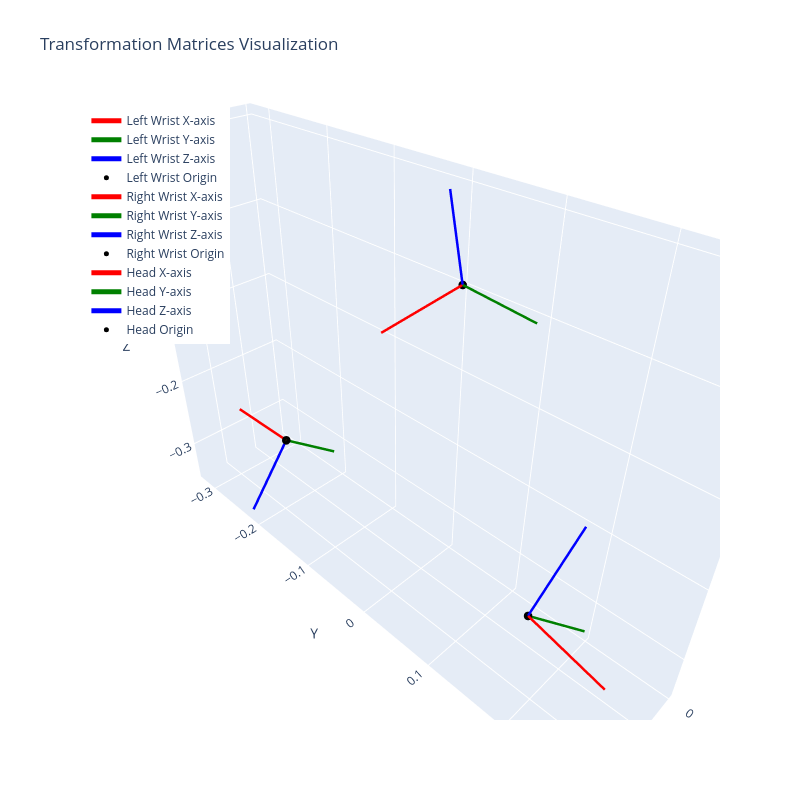

Notebook code for this chart:
### Code cell
import plotly

# Make a plotly figure of transformation matrices
import plotly.graph_objects as go
import numpy as np

# Function to create coordinate frame visualization from transformation matrix
def plot_coordinate_frame(fig, matrix, name, scale=0.1, line_width=5):
    # Extract origin (translation) from the matrix
    origin = matrix[0:3, 3]
    
    # Extract rotation axes (each column of the rotation matrix)
    x_axis = matrix[0:3, 0] * scale
    y_axis = matrix[0:3, 1] * scale
    z_axis = matrix[0:3, 2] * scale
    
    # Add lines for each axis
    # X-axis (red)
    fig.add_trace(go.Scatter3d(
        x=[origin[0], origin[0] + x_axis[0]],
        y=[origin[1], origin[1] + x_axis[1]],
        z=[origin[2], origin[2] + x_axis[2]],
        mode='lines',
        line=dict(color='red', width=line_width),
        name=f"{name} X-axis"
    ))
    
    # Y-axis (green)
    fig.add_trace(go.Scatter3d(
        x=[origin[0], origin[0] + y_axis[0]],
        y=[origin[1], origin[1] + y_axis[1]],
        z=[origin[2], origin[2] + y_axis[2]],
        mode='lines',
        line=dict(color='green', width=line_width),
        name=f"{name} Y-axis"
    ))
    
    # Z-axis (blue)
    fig.add_trace(go.Scatter3d(
        x=[origin[0], origin[0] + z_axis[0]],
        y=[origin[1], origin[1] + z_axis[1]],
        z=[origin[2], origin[2] + z_axis[2]],
        mode='lines',
        line=dict(color='blue', width=line_width),
        name=f"{name} Z-axis"
    ))
    
    # Add a marker for the origin
    fig.add_trace(go.Scatter3d(
        x=[origin[0]],
        y=[origin[1]],
        z=[origin[2]],
        mode='markers',
        marker=dict(color='black', size=5),
        name=f"{name} Origin"
    ))

# Create a 3D figure
fig = go.Figure()

# Plot coordinate frames for each transformation matrix
plot_coordinate_frame(fig, action_dict['left_wrist_mat'], "Left Wrist")
plot_coordinate_frame(fig, action_dict['right_wrist_mat'], "Right Wrist")
plot_coordinate_frame(fig, action_dict['head_mat'], "Head")

# Set layout
fig.update_layout(
    title="Transformation Matrices Visualization",
    scene=dict(
        xaxis_title="X",
        yaxis_title="Y",
        zaxis_title="Z",
        aspectmode='data'
    ),
    width=800,
    height=800,
    legend=dict(
        yanchor="top",
        y=0.99,
        xanchor="left",
        x=0.01
    )
)

fig.show()

### Figure 1 — Plotly figure (JSON) as saved in the notebook; plotly's stock layout.template omitted (floating-point values rounded to 4 significant figures)
{"data": [{"line": {"color": "red", "width": 5}, "mode": "lines", "name": "Left Wrist X-axis", "type": "scatter3d", "x": [0.1019, 0.1261], "y": [0.1851, 0.2816], "z": [-0.2408, -0.2303]}, {"line": {"color": "green", "width": 5}, "mode": "lines", "name": "Left Wrist Y-axis", "type": "scatter3d", "x": [0.1019, 0.02982], "y": [0.1851, 0.2103], "z": [-0.2408, -0.3054]}, {"line": {"color": "blue", "width": 5}, "mode": "lines", "name": "Left Wrist Z-axis", "type": "scatter3d", "x": [0.1019, 0.03695], "y": [0.1851, 0.1932], "z": [-0.2408, -0.1652]}, {"marker": {"color": "black", "size": 5}, "mode": "markers", "name": "Left Wrist Origin", "type": "scatter3d", "x": [0.1019], "y": [0.1851], "z": [-0.2408]}, {"line": {"color": "red", "width": 5}, "mode": "lines", "name": "Right Wrist X-axis", "type": "scatter3d", "x": [0.07626, 0.07786], "y": [-0.2163, -0.3163], "z": [-0.2662, -0.2665]}, {"line": {"color": "green", "width": 5}, "mode": "lines", "name": "Right Wrist Y-axis", "type": "scatter3d", "x": [0.07626, -0.001685], "y": [-0.2163, -0.2173], "z": [-0.2662, -0.3288]}, {"line": {"color": "blue", "width": 5}, "mode": "lines", "name": "Right Wrist Z-axis", "type": "scatter3d", "x": [0.07626, 0.1389], "y": [-0.2163, -0.215], "z": [-0.2662, -0.3442]}, {"marker": {"color": "black", "size": 5}, "mode": "markers", "name": "Right Wrist Origin", "type": "scatter3d", "x": [0.07626], "y": [-0.2163], "z": [-0.2662]}, {"line": {"color": "red", "width": 5}, "mode": "lines", "name": "Head X-axis", "type": "scatter3d", "x": [0, 0.09711], "y": [0, -0.01333], "z": [0, -0.01981]}, {"line": {"color": "green", "width": 5}, "mode": "lines", "name": "Head Y-axis", "type": "scatter3d", "x": [0, 0.01384], "y": [0, 0.09903], "z": [0, 0.001185]}, {"line": {"color": "blue", "width": 5}, "mode": "lines", "name": "Head Z-axis", "type": "scatter3d", "x": [0, 0.01946], "y": [0, -0.003892], "z": [0, 0.09801]}, {"marker": {"color": "black", "size": 5}, "mode": "markers", "name": "Head Origin", "type": "scatter3d", "x": [0], "y": [0], "z": [0]}], "layout": {"height": 800, "legend": {"x": 0.01, "xanchor": "left", "y": 0.99, "yanchor": "top"}, "scene": {"aspectmode": "data", "xaxis": {"title": {"text": "X"}}, "yaxis": {"title": {"text": "Y"}}, "zaxis": {"title": {"text": "Z"}}}, "title": {"text": "Transformation Matrices Visualization"}, "width": 800}}
